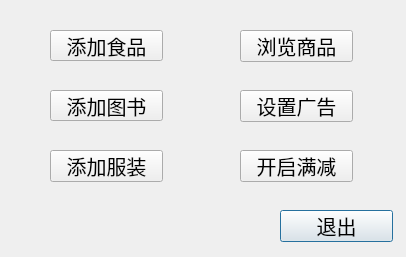
<?xml version="1.0" encoding="UTF-8"?>
<ui version="4.0">
 <class>AdmiDialog</class>
 <widget class="QDialog" name="AdmiDialog">
  <property name="geometry">
   <rect>
    <x>0</x>
    <y>0</y>
    <width>406</width>
    <height>257</height>
   </rect>
  </property>
  <property name="font">
   <font>
    <pointsize>15</pointsize>
   </font>
  </property>
  <property name="windowTitle">
   <string>Dialog</string>
  </property>
  <widget class="QPushButton" name="pushButton">
   <property name="geometry">
    <rect>
     <x>280</x>
     <y>210</y>
     <width>113</width>
     <height>32</height>
    </rect>
   </property>
   <property name="cursor">
    <cursorShape>PointingHandCursor</cursorShape>
   </property>
   <property name="text">
    <string>退出</string>
   </property>
  </widget>
  <widget class="QPushButton" name="pushButton_2">
   <property name="geometry">
    <rect>
     <x>240</x>
     <y>30</y>
     <width>113</width>
     <height>32</height>
    </rect>
   </property>
   <property name="cursor">
    <cursorShape>PointingHandCursor</cursorShape>
   </property>
   <property name="text">
    <string>浏览商品</string>
   </property>
  </widget>
  <widget class="QPushButton" name="pushButton_3">
   <property name="geometry">
    <rect>
     <x>50</x>
     <y>30</y>
     <width>113</width>
     <height>31</height>
    </rect>
   </property>
   <property name="cursor">
    <cursorShape>PointingHandCursor</cursorShape>
   </property>
   <property name="text">
    <string>添加食品</string>
   </property>
  </widget>
  <widget class="QPushButton" name="pushButton_4">
   <property name="geometry">
    <rect>
     <x>240</x>
     <y>150</y>
     <width>113</width>
     <height>32</height>
    </rect>
   </property>
   <property name="cursor">
    <cursorShape>PointingHandCursor</cursorShape>
   </property>
   <property name="text">
    <string>开启满减</string>
   </property>
  </widget>
  <widget class="QPushButton" name="pushButton_5">
   <property name="geometry">
    <rect>
     <x>50</x>
     <y>90</y>
     <width>113</width>
     <height>31</height>
    </rect>
   </property>
   <property name="cursor">
    <cursorShape>PointingHandCursor</cursorShape>
   </property>
   <property name="text">
    <string>添加图书</string>
   </property>
  </widget>
  <widget class="QPushButton" name="pushButton_6">
   <property name="geometry">
    <rect>
     <x>50</x>
     <y>150</y>
     <width>113</width>
     <height>32</height>
    </rect>
   </property>
   <property name="cursor">
    <cursorShape>PointingHandCursor</cursorShape>
   </property>
   <property name="text">
    <string>添加服装</string>
   </property>
  </widget>
  <widget class="QPushButton" name="pushButton_7">
   <property name="geometry">
    <rect>
     <x>240</x>
     <y>90</y>
     <width>113</width>
     <height>32</height>
    </rect>
   </property>
   <property name="cursor">
    <cursorShape>PointingHandCursor</cursorShape>
   </property>
   <property name="text">
    <string>设置广告</string>
   </property>
  </widget>
 </widget>
 <resources/>
 <connections/>
</ui>
